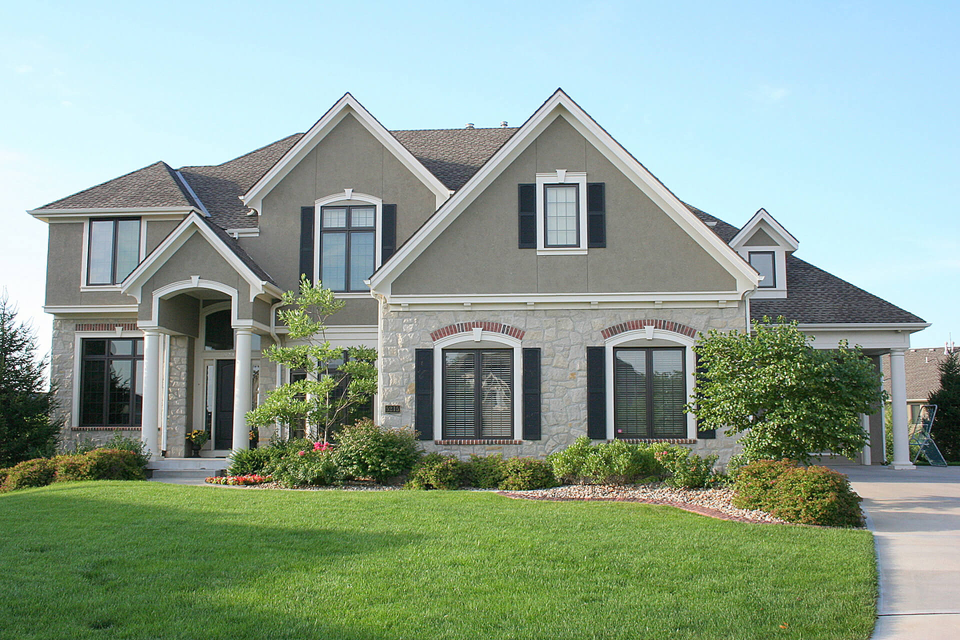
#> input picture дом.jpg, 1920 x 1280 px, given in place of 1.jpg, which was not available (shown at 1/2 size)
$ python lesson17_04.py
#> lines starting #> are read from the running program, lines starting #| are printed output that depends on the picture
from PIL import Image, ImageFilter
def task_1():
    img = Image.open('дом.jpg')
    img.show()

    print(f"Размер изображения: {img.size}")
    print(f"Формат изображения: {img.format}")
    print(f"Цветовая модель изображения: {img.mode}")

def task_2():
    img = Image.open('дом.jpg')
    res_img = img.reduce(3)
    res_img.save('дом3.jpg')

    img_rotated = img.transpose(Image.FLIP_LEFT_RIGHT)
    img_rotated.save('дом_гор.jpg')

    img_rotated = img.transpose(Image.FLIP_TOP_BOTTOM)
    img_rotated.save('дом_верт.jpg')


def task_3():
    for i in range(1,6):
        img = Image.open(f'Новая папка/{i}.jpg')
#> img is the input picture: PIL image 1920x1280 RGB; mean R, G, B 141.2, 161.6, 145.5
        filt_img = img.filter(ImageFilter.CONTOUR)
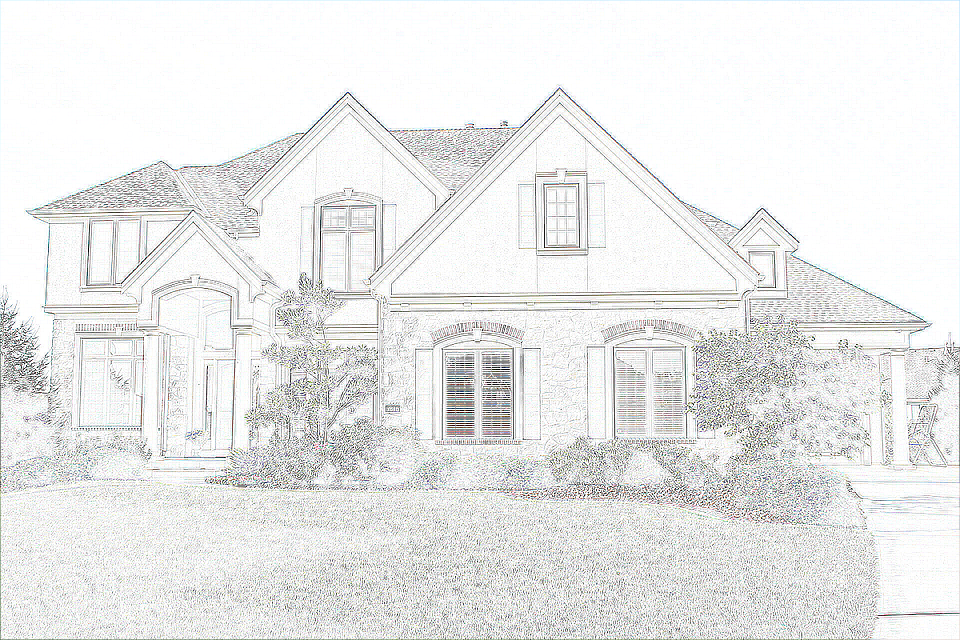
#> filt_img: PIL image 1920x1280 RGB (shown at 1/2 size); mean R, G, B 233, 233.6, 232.9
        filt_img.save(f'Новая папка2/фильтр{i}.jpg')
#> pass 2 of the loop in task_3, `for i in range(1,6):`:
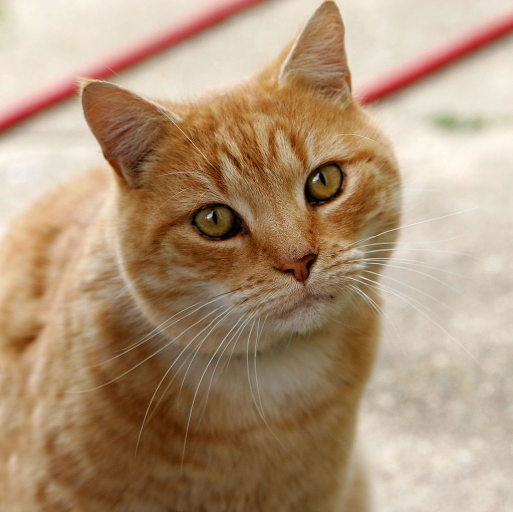
#> input picture Новая папка/2.jpg, 1025 x 1024 px (shown at 1/2 size)
#> in task_3, img is the input picture: PIL image 1025x1024 RGB; mean R, G, B 175.9, 148.8, 120.7
#> in task_3, `filt_img = img.filter(ImageFilter.CONTOUR)`:
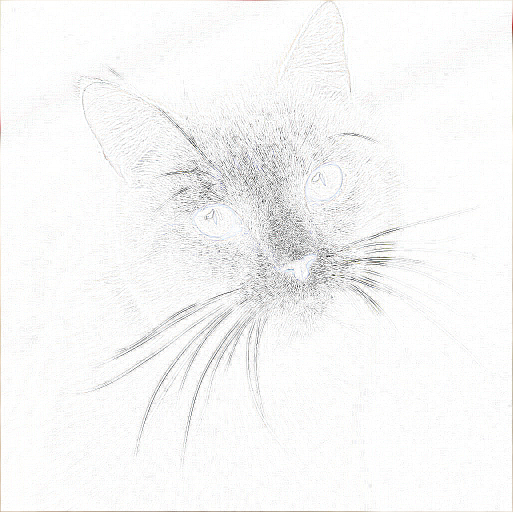
#> filt_img: PIL image 1025x1024 RGB (shown at 1/2 size); mean R, G, B 246.7, 246.7, 246.4
#> pass 3 of the loop in task_3, `for i in range(1,6):`:
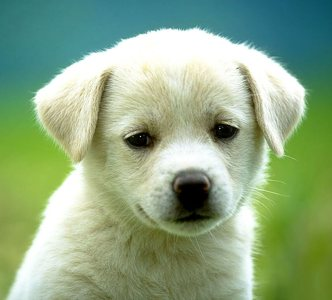
#> input picture Новая папка/3.jpg, 332 x 300 px
#> in task_3, img is the input picture: PIL image 332x300 RGB; mean R, G, B 141.9, 168.2, 132.4
#> in task_3, `filt_img = img.filter(ImageFilter.CONTOUR)`:
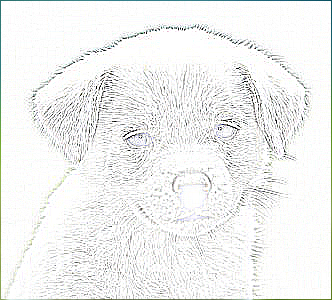
#> filt_img: PIL image 332x300 RGB; mean R, G, B 241, 241.8, 240.8
#> the loop made 5 passes; the first 3 are shown

def task_4():
    img = Image.open('дом.jpg').convert('RGB')
    water = Image.open('вод.jpg').convert('RGB')
    img.paste(water, (0, 0), water)
    img.save('дом_вод.jpg')

task_3()
